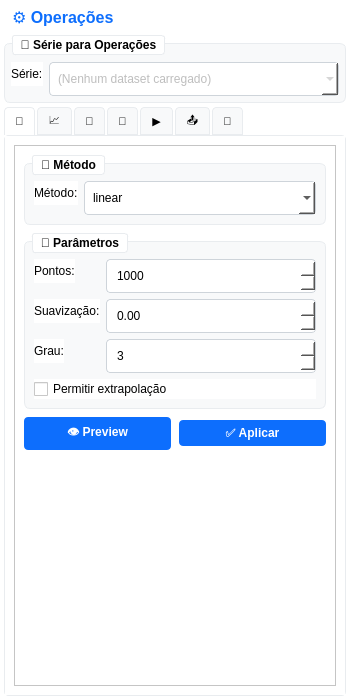
<?xml version="1.0" encoding="UTF-8"?>
<ui version="4.0">
 <class>OperationsPanel</class>
 <widget class="QWidget" name="OperationsPanel">
  <property name="geometry">
   <rect>
    <x>0</x>
    <y>0</y>
    <width>350</width>
    <height>700</height>
   </rect>
  </property>
  <property name="minimumSize">
   <size>
    <width>150</width>
    <height>400</height>
   </size>
  </property>
  <property name="windowTitle">
   <string>Operations Panel</string>
  </property>
  <property name="styleSheet">
   <string notr="true">
QWidget {
    background-color: #ffffff;
}
QGroupBox {
    font-weight: bold;
    border: 1px solid #e9ecef;
    border-radius: 6px;
    margin-top: 8px;
    padding-top: 8px;
    background-color: #f8f9fa;
}
QGroupBox::title {
    subcontrol-origin: margin;
    left: 8px;
    padding: 2px 6px;
    background-color: #ffffff;
    border: 1px solid #e9ecef;
    border-radius: 3px;
}
QPushButton {
    background-color: #0d6efd;
    color: white;
    border: none;
    padding: 6px 12px;
    border-radius: 4px;
    font-weight: bold;
}
QPushButton:hover {
    background-color: #0b5ed7;
}
QPushButton:disabled {
    background-color: #6c757d;
}
QPushButton[objectName="secondary"] {
    background-color: #6c757d;
}
QPushButton[objectName="success"] {
    background-color: #198754;
}
QSpinBox, QDoubleSpinBox {
    border: 1px solid #ced4da;
    border-radius: 4px;
    padding: 4px 8px;
    background-color: white;
    min-height: 24px;
}
QComboBox {
    border: 1px solid #ced4da;
    border-radius: 4px;
    padding: 4px 8px;
    background-color: white;
    min-height: 24px;
}
QTabWidget::pane {
    border: 1px solid #e9ecef;
    border-radius: 4px;
    background-color: white;
}
QTabBar::tab {
    background-color: #f8f9fa;
    border: 1px solid #e9ecef;
    padding: 6px 10px;
    margin-right: 2px;
    border-top-left-radius: 4px;
    border-top-right-radius: 4px;
    font-size: 11px;
}
QTabBar::tab:selected {
    background-color: white;
    border-bottom-color: white;
}
   </string>
  </property>
  
  <layout class="QVBoxLayout" name="mainLayout">
   <property name="spacing">
    <number>4</number>
   </property>
   <property name="leftMargin">
    <number>4</number>
   </property>
   <property name="topMargin">
    <number>4</number>
   </property>
   <property name="rightMargin">
    <number>4</number>
   </property>
   <property name="bottomMargin">
    <number>4</number>
   </property>
   
   <!-- Header -->
   <item>
    <widget class="QLabel" name="headerLabel">
     <property name="text">
      <string>⚙️ Operações</string>
     </property>
     <property name="font">
      <font>
       <pointsize>12</pointsize>
       <weight>75</weight>
       <bold>true</bold>
      </font>
     </property>
     <property name="styleSheet">
      <string>color: #0d6efd; padding: 4px;</string>
     </property>
    </widget>
   </item>
   
   <!-- Series Selector -->
   <item>
    <widget class="QGroupBox" name="seriesGroup">
     <property name="title">
      <string>🎯 Série para Operações</string>
     </property>
     <layout class="QFormLayout" name="seriesLayout">
      <property name="leftMargin">
       <number>6</number>
      </property>
      <property name="topMargin">
       <number>10</number>
      </property>
      <property name="rightMargin">
       <number>6</number>
      </property>
      <property name="bottomMargin">
       <number>6</number>
      </property>
      <item row="0" column="0">
       <widget class="QLabel" name="seriesLabel">
        <property name="text">
         <string>Série:</string>
        </property>
       </widget>
      </item>
      <item row="0" column="1">
       <widget class="QComboBox" name="seriesCombo">
        <property name="enabled">
         <bool>false</bool>
        </property>
        <property name="minimumSize">
         <size>
          <width>150</width>
          <height>0</height>
         </size>
        </property>
        <property name="toolTip">
         <string>Selecione a série para aplicar as operações</string>
        </property>
        <item>
         <property name="text">
          <string>(Nenhum dataset carregado)</string>
         </property>
        </item>
       </widget>
      </item>
     </layout>
    </widget>
   </item>
   
   <!-- Main Tab Widget -->
   <item>
    <widget class="QTabWidget" name="tabWidget">
     <property name="currentIndex">
      <number>0</number>
     </property>
     <property name="tabPosition">
      <enum>QTabWidget::North</enum>
     </property>
     <property name="usesScrollButtons">
      <bool>true</bool>
     </property>
     
     <!-- Interpolation Tab -->
     <widget class="QWidget" name="interpTab">
      <attribute name="title">
       <string>📐</string>
      </attribute>
      <attribute name="toolTip">
       <string>Interpolação</string>
      </attribute>
      <layout class="QVBoxLayout" name="interpTabLayout">
       <item>
        <widget class="QScrollArea" name="interpScrollArea">
         <property name="widgetResizable">
          <bool>true</bool>
         </property>
         <widget class="QWidget" name="interpScrollContent">
          <layout class="QVBoxLayout" name="interpContentLayout">
           <property name="spacing">
            <number>8</number>
           </property>
           
           <!-- Method Group -->
           <item>
            <widget class="QGroupBox" name="interpMethodGroup">
             <property name="title">
              <string>📐 Método</string>
             </property>
             <layout class="QFormLayout" name="interpMethodLayout">
              <item row="0" column="0">
               <widget class="QLabel" name="interpMethodLabel">
                <property name="text">
                 <string>Método:</string>
                </property>
               </widget>
              </item>
              <item row="0" column="1">
               <widget class="QComboBox" name="interpMethodCombo">
                <property name="toolTip">
                 <string>Método de interpolação a utilizar</string>
                </property>
                <item>
                 <property name="text">
                  <string>linear</string>
                 </property>
                </item>
                <item>
                 <property name="text">
                  <string>cubic_spline</string>
                 </property>
                </item>
                <item>
                 <property name="text">
                  <string>smoothing_spline</string>
                 </property>
                </item>
                <item>
                 <property name="text">
                  <string>akima</string>
                 </property>
                </item>
                <item>
                 <property name="text">
                  <string>pchip</string>
                 </property>
                </item>
                <item>
                 <property name="text">
                  <string>polynomial</string>
                 </property>
                </item>
                <item>
                 <property name="text">
                  <string>mls</string>
                 </property>
                </item>
                <item>
                 <property name="text">
                  <string>gpr</string>
                 </property>
                </item>
                <item>
                 <property name="text">
                  <string>lomb_scargle</string>
                 </property>
                </item>
                <item>
                 <property name="text">
                  <string>resample_grid</string>
                 </property>
                </item>
               </widget>
              </item>
             </layout>
            </widget>
           </item>
           
           <!-- Parameters Group -->
           <item>
            <widget class="QGroupBox" name="interpParamsGroup">
             <property name="title">
              <string>🔧 Parâmetros</string>
             </property>
             <layout class="QFormLayout" name="interpParamsLayout">
              <item row="0" column="0">
               <widget class="QLabel" name="interpPointsLabel">
                <property name="text">
                 <string>Pontos:</string>
                </property>
               </widget>
              </item>
              <item row="0" column="1">
               <widget class="QSpinBox" name="interpPointsSpin">
                <property name="toolTip">
                 <string>Número de pontos de saída</string>
                </property>
                <property name="minimum">
                 <number>10</number>
                </property>
                <property name="maximum">
                 <number>100000</number>
                </property>
                <property name="value">
                 <number>1000</number>
                </property>
               </widget>
              </item>
              <item row="1" column="0">
               <widget class="QLabel" name="interpSmoothLabel">
                <property name="text">
                 <string>Suavização:</string>
                </property>
               </widget>
              </item>
              <item row="1" column="1">
               <widget class="QDoubleSpinBox" name="interpSmoothSpin">
                <property name="toolTip">
                 <string>Fator de suavização (0 = nenhuma)</string>
                </property>
                <property name="decimals">
                 <number>2</number>
                </property>
                <property name="maximum">
                 <double>1.000000000000000</double>
                </property>
                <property name="singleStep">
                 <double>0.010000000000000</double>
                </property>
               </widget>
              </item>
              <item row="2" column="0">
               <widget class="QLabel" name="interpDegreeLabel">
                <property name="text">
                 <string>Grau:</string>
                </property>
               </widget>
              </item>
              <item row="2" column="1">
               <widget class="QSpinBox" name="interpDegreeSpin">
                <property name="toolTip">
                 <string>Grau do polinômio (para métodos polinomiais)</string>
                </property>
                <property name="minimum">
                 <number>1</number>
                </property>
                <property name="maximum">
                 <number>10</number>
                </property>
                <property name="value">
                 <number>3</number>
                </property>
               </widget>
              </item>
              <item row="3" column="0" colspan="2">
               <widget class="QCheckBox" name="interpExtrapolateCheck">
                <property name="text">
                 <string>Permitir extrapolação</string>
                </property>
                <property name="toolTip">
                 <string>Extrapolar além do range dos dados</string>
                </property>
               </widget>
              </item>
             </layout>
            </widget>
           </item>
           
           <!-- Action Buttons -->
           <item>
            <layout class="QHBoxLayout" name="interpButtonsLayout">
             <item>
              <widget class="QPushButton" name="interpPreviewBtn">
               <property name="text">
                <string>👁️ Preview</string>
               </property>
               <property name="toolTip">
                <string>Visualizar resultado antes de aplicar</string>
               </property>
              </widget>
             </item>
             <item>
              <widget class="QPushButton" name="interpApplyBtn">
               <property name="text">
                <string>✅ Aplicar</string>
               </property>
               <property name="toolTip">
                <string>Aplicar interpolação à série selecionada</string>
               </property>
               <property name="objectName">
                <string>success</string>
               </property>
              </widget>
             </item>
            </layout>
           </item>
           
           <!-- Spacer -->
           <item>
            <spacer name="interpSpacer">
             <property name="orientation">
              <enum>Qt::Vertical</enum>
             </property>
             <property name="sizeHint" stdset="0">
              <size>
               <width>20</width>
               <height>40</height>
              </size>
             </property>
            </spacer>
           </item>
          </layout>
         </widget>
        </widget>
       </item>
      </layout>
     </widget>
     
     <!-- Calculus Tab -->
     <widget class="QWidget" name="calculusTab">
      <attribute name="title">
       <string>📈</string>
      </attribute>
      <attribute name="toolTip">
       <string>Cálculos (Derivadas/Integrais)</string>
      </attribute>
      <layout class="QVBoxLayout" name="calculusTabLayout">
       <item>
        <widget class="QScrollArea" name="calculusScrollArea">
         <property name="widgetResizable">
          <bool>true</bool>
         </property>
         <widget class="QWidget" name="calculusScrollContent">
          <layout class="QVBoxLayout" name="calculusContentLayout">
           <property name="spacing">
            <number>8</number>
           </property>
           
           <!-- Derivatives Group -->
           <item>
            <widget class="QGroupBox" name="derivGroup">
             <property name="title">
              <string>📈 Derivadas</string>
             </property>
             <layout class="QFormLayout" name="derivLayout">
              <item row="0" column="0">
               <widget class="QLabel" name="derivOrderLabel">
                <property name="text">
                 <string>Ordem:</string>
                </property>
               </widget>
              </item>
              <item row="0" column="1">
               <widget class="QComboBox" name="derivOrderCombo">
                <property name="toolTip">
                 <string>Ordem da derivada</string>
                </property>
                <item>
                 <property name="text">
                  <string>1ª Ordem</string>
                 </property>
                </item>
                <item>
                 <property name="text">
                  <string>2ª Ordem</string>
                 </property>
                </item>
                <item>
                 <property name="text">
                  <string>3ª Ordem</string>
                 </property>
                </item>
               </widget>
              </item>
              <item row="1" column="0">
               <widget class="QLabel" name="derivMethodLabel">
                <property name="text">
                 <string>Método:</string>
                </property>
               </widget>
              </item>
              <item row="1" column="1">
               <widget class="QComboBox" name="derivMethodCombo">
                <property name="toolTip">
                 <string>Método de cálculo da derivada</string>
                </property>
                <item>
                 <property name="text">
                  <string>finite_diff</string>
                 </property>
                </item>
                <item>
                 <property name="text">
                  <string>savitzky_golay</string>
                 </property>
                </item>
                <item>
                 <property name="text">
                  <string>spline_derivative</string>
                 </property>
                </item>
               </widget>
              </item>
              <item row="2" column="0">
               <widget class="QLabel" name="derivWindowLabel">
                <property name="text">
                 <string>Janela:</string>
                </property>
               </widget>
              </item>
              <item row="2" column="1">
               <widget class="QSpinBox" name="derivWindowSpin">
                <property name="toolTip">
                 <string>Tamanho da janela (para Savitzky-Golay)</string>
                </property>
                <property name="minimum">
                 <number>3</number>
                </property>
                <property name="maximum">
                 <number>51</number>
                </property>
                <property name="singleStep">
                 <number>2</number>
                </property>
                <property name="value">
                 <number>7</number>
                </property>
               </widget>
              </item>
              <item row="3" column="0" colspan="2">
               <widget class="QCheckBox" name="derivSmoothCheck">
                <property name="text">
                 <string>Suavizar antes</string>
                </property>
                <property name="toolTip">
                 <string>Aplicar suavização antes de derivar</string>
                </property>
               </widget>
              </item>
              <item row="4" column="0" colspan="2">
               <layout class="QHBoxLayout" name="derivButtonsLayout">
                <item>
                 <widget class="QPushButton" name="derivPreviewBtn">
                  <property name="text">
                   <string>👁️ Preview</string>
                  </property>
                  <property name="objectName">
                   <string>secondary</string>
                  </property>
                 </widget>
                </item>
                <item>
                 <widget class="QPushButton" name="derivApplyBtn">
                  <property name="text">
                   <string>📊 Calcular Derivada</string>
                  </property>
                 </widget>
                </item>
               </layout>
              </item>
             </layout>
            </widget>
           </item>
           
           <!-- Integrals Group -->
           <item>
            <widget class="QGroupBox" name="integGroup">
             <property name="title">
              <string>∫ Integrais</string>
             </property>
             <layout class="QFormLayout" name="integLayout">
              <item row="0" column="0">
               <widget class="QLabel" name="integMethodLabel">
                <property name="text">
                 <string>Método:</string>
                </property>
               </widget>
              </item>
              <item row="0" column="1">
               <widget class="QComboBox" name="integMethodCombo">
                <property name="toolTip">
                 <string>Método de integração numérica</string>
                </property>
                <item>
                 <property name="text">
                  <string>trapezoid</string>
                 </property>
                </item>
                <item>
                 <property name="text">
                  <string>simpson</string>
                 </property>
                </item>
                <item>
                 <property name="text">
                  <string>cumulative</string>
                 </property>
                </item>
               </widget>
              </item>
              <item row="1" column="0" colspan="2">
               <layout class="QHBoxLayout" name="integButtonsLayout">
                <item>
                 <widget class="QPushButton" name="integPreviewBtn">
                  <property name="text">
                   <string>👁️ Preview</string>
                  </property>
                  <property name="objectName">
                   <string>secondary</string>
                  </property>
                 </widget>
                </item>
                <item>
                 <widget class="QPushButton" name="integApplyBtn">
                  <property name="text">
                   <string>📊 Calcular Integral</string>
                  </property>
                 </widget>
                </item>
               </layout>
              </item>
             </layout>
            </widget>
           </item>
           
           <!-- Spacer -->
           <item>
            <spacer name="calculusSpacer">
             <property name="orientation">
              <enum>Qt::Vertical</enum>
             </property>
             <property name="sizeHint" stdset="0">
              <size>
               <width>20</width>
               <height>40</height>
              </size>
             </property>
            </spacer>
           </item>
          </layout>
         </widget>
        </widget>
       </item>
      </layout>
     </widget>
     
     <!-- Filters Tab -->
     <widget class="QWidget" name="filtersTab">
      <attribute name="title">
       <string>🔧</string>
      </attribute>
      <attribute name="toolTip">
       <string>Filtros</string>
      </attribute>
      <layout class="QVBoxLayout" name="filtersTabLayout">
       <item>
        <widget class="QLabel" name="filtersPlaceholder">
         <property name="text">
          <string>Filtros (a ser implementado via promoted widget)</string>
         </property>
         <property name="alignment">
          <set>Qt::AlignCenter</set>
         </property>
        </widget>
       </item>
      </layout>
     </widget>
     
     <!-- Sync Tab -->
     <widget class="QWidget" name="syncTab">
      <attribute name="title">
       <string>🔄</string>
      </attribute>
      <attribute name="toolTip">
       <string>Sincronização</string>
      </attribute>
      <layout class="QVBoxLayout" name="syncTabLayout">
       <item>
        <widget class="QLabel" name="syncPlaceholder">
         <property name="text">
          <string>Sincronização (a ser implementado via promoted widget)</string>
         </property>
         <property name="alignment">
          <set>Qt::AlignCenter</set>
         </property>
        </widget>
       </item>
      </layout>
     </widget>
     
     <!-- Streaming Tab -->
     <widget class="QWidget" name="streamingTab">
      <attribute name="title">
       <string>▶️</string>
      </attribute>
      <attribute name="toolTip">
       <string>Streaming</string>
      </attribute>
      <layout class="QVBoxLayout" name="streamingTabLayout">
       <item>
        <widget class="QLabel" name="streamingPlaceholder">
         <property name="text">
          <string>Streaming (a ser implementado via promoted widget)</string>
         </property>
         <property name="alignment">
          <set>Qt::AlignCenter</set>
         </property>
        </widget>
       </item>
      </layout>
     </widget>
     
     <!-- Export Tab -->
     <widget class="QWidget" name="exportTab">
      <attribute name="title">
       <string>📤</string>
      </attribute>
      <attribute name="toolTip">
       <string>Exportação</string>
      </attribute>
      <layout class="QVBoxLayout" name="exportTabLayout">
       <item>
        <widget class="QLabel" name="exportPlaceholder">
         <property name="text">
          <string>Exportação (a ser implementado via promoted widget)</string>
         </property>
         <property name="alignment">
          <set>Qt::AlignCenter</set>
         </property>
        </widget>
       </item>
      </layout>
     </widget>
     
     <!-- History Tab -->
     <widget class="QWidget" name="historyTab">
      <attribute name="title">
       <string>📜</string>
      </attribute>
      <attribute name="toolTip">
       <string>Histórico</string>
      </attribute>
      <layout class="QVBoxLayout" name="historyTabLayout">
       <item>
        <widget class="QListWidget" name="historyList">
         <property name="toolTip">
          <string>Histórico de operações realizadas</string>
         </property>
        </widget>
       </item>
       <item>
        <widget class="QPushButton" name="clearHistoryBtn">
         <property name="text">
          <string>🗑️ Limpar Histórico</string>
         </property>
         <property name="objectName">
          <string>secondary</string>
         </property>
        </widget>
       </item>
      </layout>
     </widget>
     
    </widget>
   </item>
   
  </layout>
 </widget>
 
 <customwidgets>
  <customwidget>
   <class>StableComboBox</class>
   <extends>QComboBox</extends>
   <header>platform_base.ui.panels.operations_panel</header>
  </customwidget>
 </customwidgets>
 
 <resources/>
 <connections/>
</ui>
